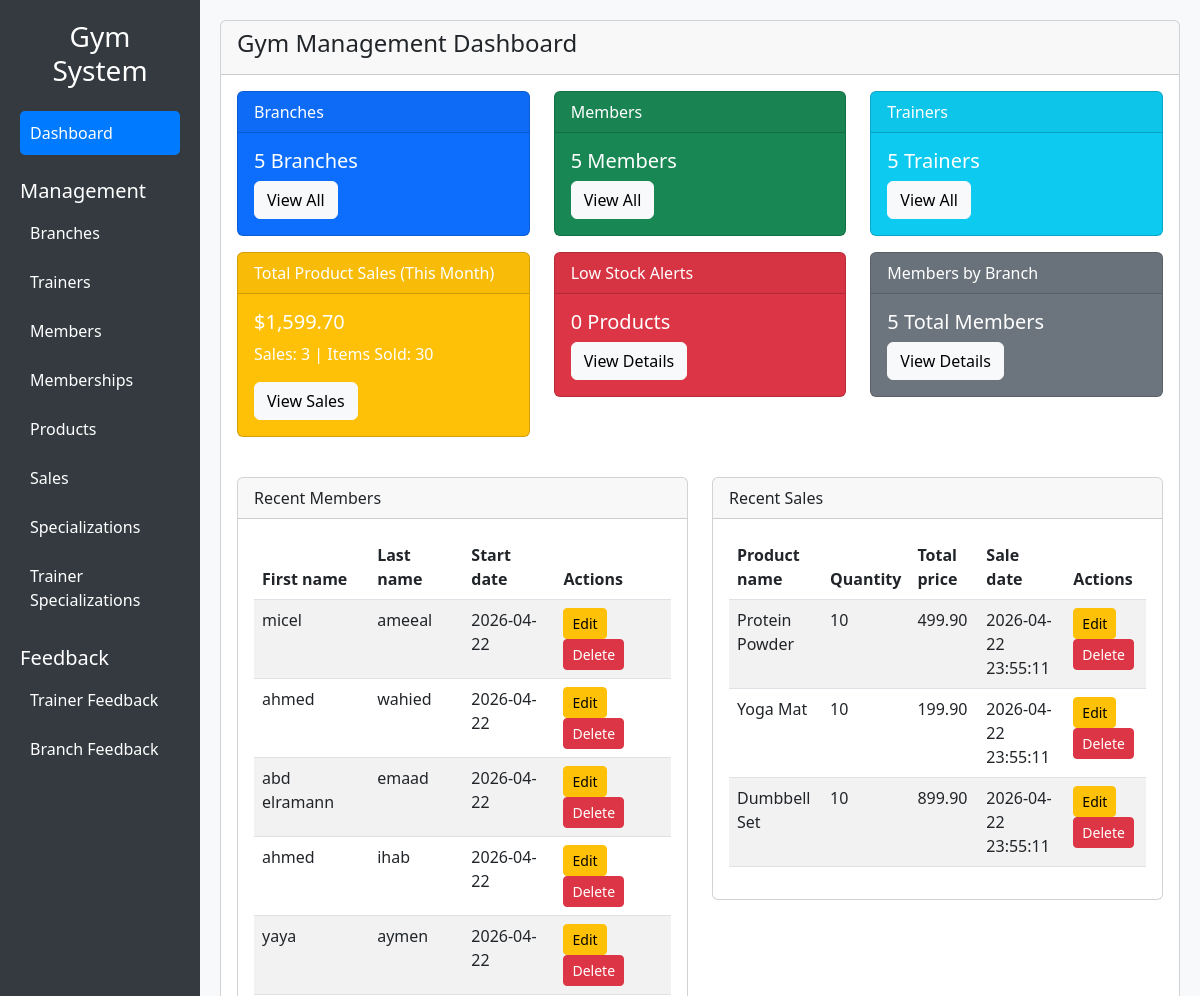
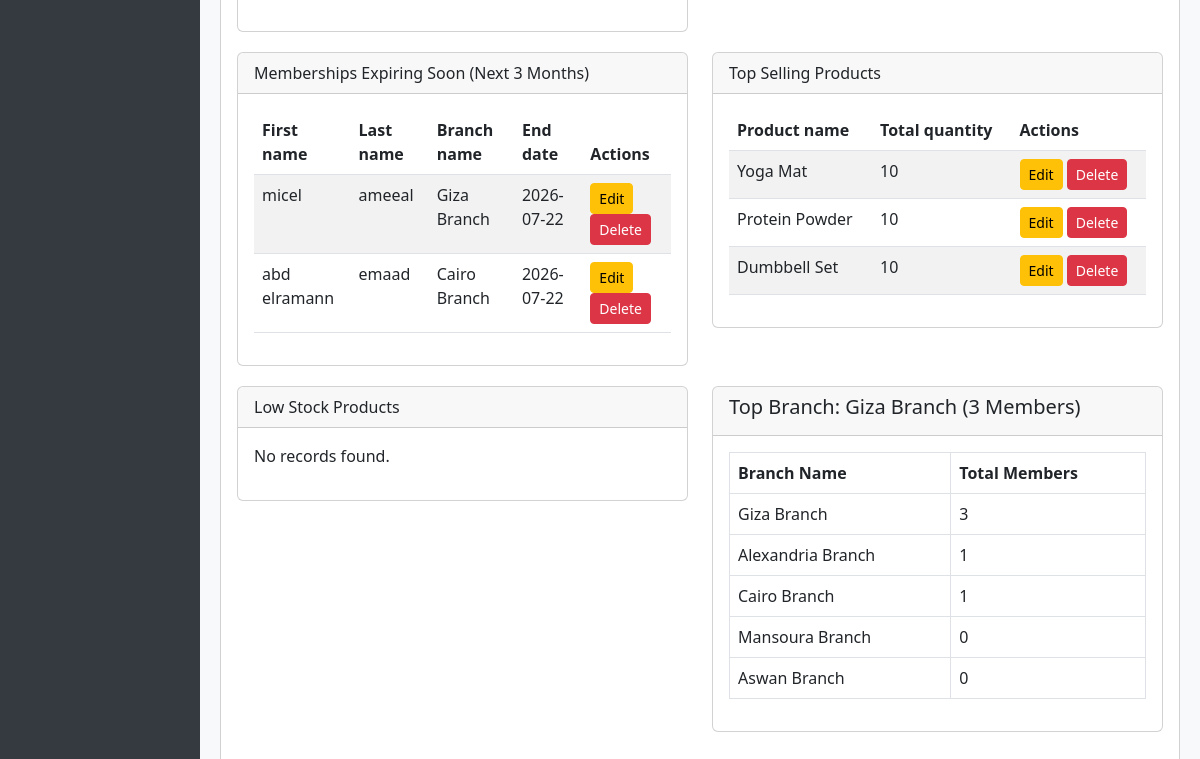
The page / on the database its author committed (2 pictures, top to bottom).
### tables this page shows
CREATE TABLE  members (
    member_id INT PRIMARY KEY AUTO_INCREMENT,
    first_name VARCHAR(50) NOT NULL,
    last_name VARCHAR(50) NOT NULL,
    weight DECIMAL(5,2) NOT NULL CHECK (weight BETWEEN 30 AND 300),
    height DECIMAL(5,2) NOT NULL CHECK (height BETWEEN 100 AND 250),
    gender ENUM('Male', 'Female') NOT NULL,
    phone_no VARCHAR(20) UNIQUE ,
    email_id VARCHAR(100)  UNIQUE,
    branch_id INT NOT NULL,
    trainer_id INT,
    membership_id INT NOT NULL,
     start_date DATE NOT NULL DEFAULT CURRENT_DATE,
    end_date DATE NOT NULL ,

    date_of_birth DATE NOT NULL, 
    
    FOREIGN KEY (trainer_id) REFERENCES trainers(trainer_id) ON DELETE SET NULL,
    FOREIGN KEY (membership_id) REFERENCES memberships(id_plan) ON DELETE RESTRICT,
    FOREIGN KEY (branch_id) REFERENCES branches(branch_id) ON DELETE RESTRICT
);

CREATE TABLE sales (
    sale_id INT PRIMARY KEY AUTO_INCREMENT,
    member_id INT DEFAULT NULL,           
    product_id INT NOT NULL,             
    quantity INT NOT NULL,                
    price_per_unit DECIMAL(7,2) NOT NULL,  
    total_price DECIMAL(7,2) AS (quantity * price_per_unit) STORED,  
    sale_date TIMESTAMP DEFAULT CURRENT_TIMESTAMP,  
    FOREIGN KEY (member_id) REFERENCES members(member_id) ON DELETE SET NULL,   
    FOREIGN KEY (product_id) REFERENCES products(product_id) ON DELETE RESTRICT  
);

CREATE TABLE  products (
    product_id INT PRIMARY KEY AUTO_INCREMENT,
    product_name VARCHAR(100) NOT NULL,
    category ENUM('Supplement', 'Equipment', 'Clothing', 'Other') NOT NULL,
    price DECIMAL(7,2) NOT NULL CHECK (price > 1),
    stock_quantity INT NOT NULL DEFAULT 0 CHECK (stock_quantity >= 0),
    description TEXT

    
);

CREATE TABLE branches (
    branch_id INT PRIMARY KEY,  
    branch_name VARCHAR(50) NOT NULL,   
    address VARCHAR(255) NOT NULL,  
    created_at TIMESTAMP DEFAULT CURRENT_TIMESTAMP  
);

### index.php (the view, shortened to what this page needs)
<?php
$action = isset($_GET['action']) ? $_GET['action'] : 'dashboard';
$table = isset($_GET['table']) ? $_GET['table'] : '';
function getPrimaryKey($table) {
    switch ($table) {
        case 'members': return 'member_id';
        case 'products': return 'product_id';
        case 'sales': return 'sale_id';
    }
}
function displayTable($conn, $data, $columns, $table) {
    if (empty($data)) {
        echo "<p>No records found.</p>";
        return;
    }
    echo "<div class='table-responsive'><table class='table table-striped'>";
    echo "<thead><tr>";
    foreach ($columns as $col) {
        echo "<th>" . ucfirst(str_replace('_', ' ', $col)) . "</th>";
    }
    echo "<th>Actions</th></tr></thead><tbody>";
    foreach ($data as $row) {
        echo "<tr>";
        foreach ($columns as $col) {
            if ($col == 'branch_id') {
                $branch = getRecordById($conn, 'branches', $row[$col]);
                echo "<td>" . ($branch ? htmlspecialchars($branch['branch_name']) : 'N/A') . "</td>";
            }
            elseif ($col == 'trainer_id') {
                $trainer = ($row[$col] !== NULL) ? getRecordById($conn, 'trainers', $row[$col]) : NULL;
                echo "<td>" . ($trainer ? htmlspecialchars($trainer['trainer_name']) : 'N/A') . "</td>";
            }
            elseif ($col == 'membership_id') {
                $membership = getRecordById($conn, 'memberships', $row[$col]);
                echo "<td>" . ($membership ? htmlspecialchars($membership['plan_name']) : 'N/A') . "</td>";
            }
            elseif ($col == 'product_id') {
                $product = getRecordById($conn, 'products', $row[$col]);
                echo "<td>" . ($product ? htmlspecialchars($product['product_name']) : 'N/A') . "</td>";
            }
            else {
                echo "<td>" . htmlspecialchars($row[$col] ?? '') . "</td>";
            }
        }
        $pk = getPrimaryKey($table);
        if (is_array($pk)) {
            $id_parts = [];
            foreach ($pk as $col) {
                $id_parts[] = $row[$col];
            }
            $id = implode(',', $id_parts);
        } else {
            $id = $row[$pk];
        }
        echo "<td>
                <a href='?action=edit&table=$table&id=$id' class='btn btn-sm btn-warning'>Edit</a>
                <a href='?action=view&table=$table&delete=1&id=$id' class='btn btn-sm btn-danger' onclick='return confirm(\"Are you sure?\")'>Delete</a>
              </td>";
        echo "</tr>";
    }
    echo "</tbody></table></div>";
}
?>
<!DOCTYPE html>
<html lang="en">
<head>
    <link href="https://cdn.jsdelivr.net/npm/bootstrap@5.3.0-alpha1/dist/css/bootstrap.min.css" rel="stylesheet">
</head>
<body>
    <div class="container-fluid">
        <div class="row">
            <div class="col-md-3 col-lg-2 sidebar">
                <h3 class="text-center mb-4">Gym System</h3>
                <a href="?action=dashboard" class="<?= $action == 'dashboard' ? 'active' : '' ?>">Dashboard</a>
                <h5 class="mt-4">Management</h5>
                <a href="?action=view&table=branches" class="<?= $table == 'branches' ? 'active' : '' ?>">Branches</a>
                <a href="?action=view&table=trainers" class="<?= $table == 'trainers' ? 'active' : '' ?>">Trainers</a>
                <a href="?action=view&table=members" class="<?= $table == 'members' ? 'active' : '' ?>">Members</a>
                <a href="?action=view&table=memberships" class="<?= $table == 'memberships' ? 'active' : '' ?>">Memberships</a>
                <a href="?action=view&table=products" class="<?= $table == 'products' ? 'active' : '' ?>">Products</a>
                <a href="?action=view&table=sales" class="<?= $table == 'sales' ? 'active' : '' ?>">Sales</a>
                <a href="?action=view&table=specializations" class="<?= $table == 'specializations' ? 'active' : '' ?>">Specializations</a>
                <a href="?action=view&table=trainer_specializations" class="<?= $table == 'trainer_specializations' ? 'active' : '' ?>">Trainer Specializations</a>
                <h5 class="mt-4">Feedback</h5>
                <a href="?action=view&table=feedback_trainers" class="<?= $table == 'feedback_trainers' ? 'active' : '' ?>">Trainer Feedback</a>
                <a href="?action=view&table=feedback_branches" class="<?= $table == 'feedback_branches' ? 'active' : '' ?>">Branch Feedback</a>
            </div>
            <div class="col-md-9 col-lg-10 main-content">
                <?php
                switch ($action) {
                    case 'dashboard':
                        include 'dashboard.php';
                        break;
                }
                ?>
            </div>
        </div>
    </div>
</body>
</html>

### rows shown on the page
members: first_name "micel", last_name "ameeal", start_date "2026-04-22", branch.branch_name "Giza Branch", end_date "2026-07-22"
members: first_name "ahmed", last_name "wahied", start_date "2026-04-22"
members: first_name "abd elramann", last_name "emaad", start_date "2026-04-22", branch.branch_name "Cairo Branch", end_date "2026-07-22"
members: first_name "ahmed", last_name "ihab", start_date "2026-04-22"
members: first_name "yaya", last_name "aymen", start_date "2026-04-22"
sales: product.product_name "Protein Powder", quantity "10", total_price "499.90", sale_date "2026-04-22 23:55:11"
sales: product.product_name "Yoga Mat", quantity "10", total_price "199.90", sale_date "2026-04-22 23:55:11"
sales: product.product_name "Dumbbell Set", quantity "10", total_price "899.90", sale_date "2026-04-22 23:55:11"
products: product_name "Yoga Mat", col "10"
products: product_name "Protein Powder", col "10"
products: product_name "Dumbbell Set", col "10"

### other values the page prints
$count "5"
$revenue "1,599.70"
$sales_count "3"
$total_quantity "30"
$low_stock_count "0"
$total_members "5"
str_replace('_', ' ', $col) "First name"
str_replace('_', ' ', $col) "Last name"
str_replace('_', ' ', $col) "Start date"
str_replace('_', ' ', $col) "Product name"
str_replace('_', ' ', $col) "Quantity"
str_replace('_', ' ', $col) "Total price"
str_replace('_', ' ', $col) "Sale date"
str_replace('_', ' ', $col) "Branch name"
str_replace('_', ' ', $col) "End date"
